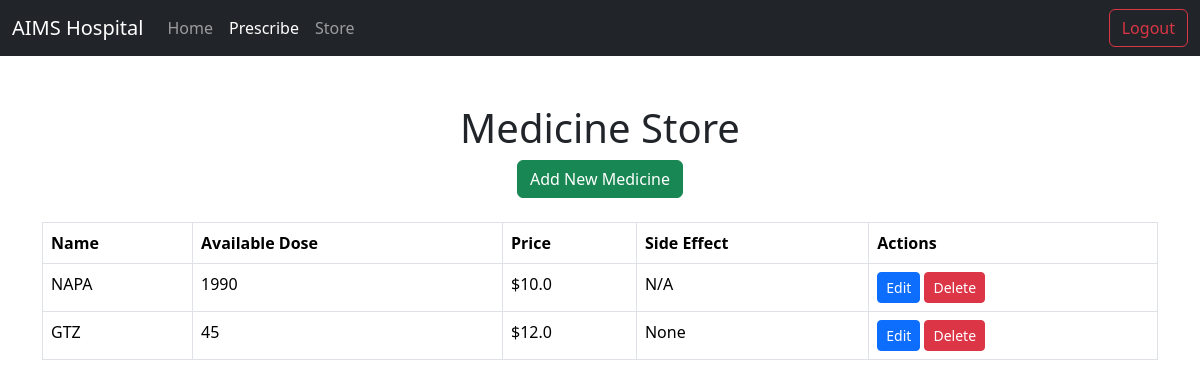
The page /store (signed in) on the database its author committed.
### auth/app.py (models this page shows, shortened)
class Medicine(db.Model):
    id = db.Column(db.Integer, primary_key=True)  # Auto-incrementing primary key
    name = db.Column(db.String(100), nullable=False)  # Medicine name
    available_dose = db.Column(db.Integer, nullable=False)  # Available dose (quantity)
    price = db.Column(db.Float, nullable=False)  # Price per unit
    side_effect = db.Column(db.Text, nullable=True)  # Side effects (optional)

### auth/app.py (the view)
@app.route('/store')
def store():
    if 'email' in session:
        medicines = Medicine.query.all()
        return render_template('store.html', medicines=medicines)
    return redirect('/other_login')

### auth/templates/store.html (shortened to what this page needs)
<!DOCTYPE html>
<html lang="en">
<head>
    <link href="https://cdn.jsdelivr.net/npm/bootstrap@5.3.3/dist/css/bootstrap.min.css" rel="stylesheet"
>
</head>
<header>
    <nav class="navbar navbar-expand-lg navbar-dark bg-dark">
        <div class="container-fluid">
            <a class="navbar-brand" href="/pharmacist_dash">AIMS Hospital</a>
            <div class="collapse navbar-collapse" id="navbarSupportedContent">
                <ul class="navbar-nav me-auto mb-2 mb-lg-0">
                    <li class="nav-item">
                        <a class="nav-link" href="/pharmacist_dash">Home</a>
                    </li>
                    <li class="nav-item">
                        <a class="nav-link active" href="/prescribe">Prescribe</a>
                    </li>
                    <li class="nav-item">
                        <a class="nav-link" href="/store">Store</a>
                    </li>
                </ul>
                <div class="d-flex ms-auto">
                    <a href="/other_logout" class="btn btn-outline-danger">Logout</a>
                </div>
            </div>
        </div>
    </nav>
</header>
<body>
    <div class="container mt-5">
        <h1 class="text-center">Medicine Store</h1>
        <div class="text-center mb-4">
            <a href="{{ url_for('add_medicine') }}" class="btn btn-success">Add New Medicine</a>
        </div>
        <table class="table table-bordered">
            <thead>
                <tr>
                    <th>Name</th>
                    <th>Available Dose</th>
                    <th>Price</th>
                    <th>Side Effect</th>
                    <th>Actions</th>
                </tr>
            </thead>
            <tbody>
                {% for medicine in medicines %}
                <tr>
                    <td>{{ medicine.name }}</td>
                    <td>{{ medicine.available_dose }}</td>
                    <td>${{ medicine.price }}</td>
                    <td>{{ medicine.side_effect if medicine.side_effect else 'None' }}</td>
                    <td>
                        <a href="{{ url_for('edit_medicine', id=medicine.id) }}" class="btn btn-primary btn-sm">Edit</a>
                        <a href="{{ url_for('delete_medicine', id=medicine.id) }}" class="btn btn-danger btn-sm" onclick="return confirm('Are you sure you want to delete this medicine?')">Delete</a>
                    </td>
                </tr>
                {% endfor %}
            </tbody>
        </table>
    </div>
</body>
</html>

### rows shown on the page
Medicine: name "NAPA", available_dose "1990", price "10.0", side_effect "N/A"
Medicine: name "GTZ", available_dose "45", price "12.0", side_effect "None"
